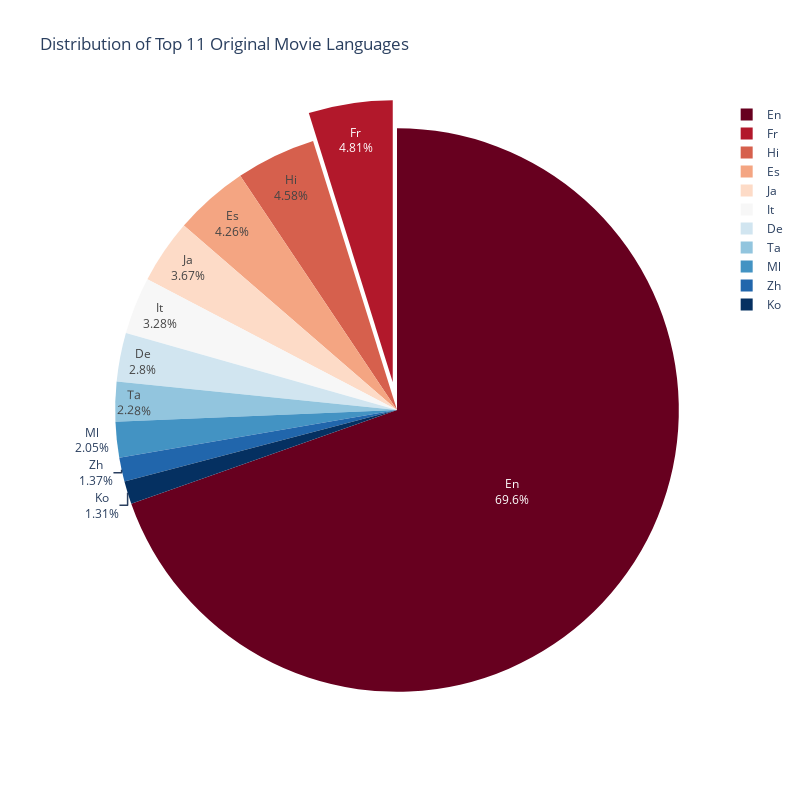

The notebook cell saved with this chart:
### Code cell
print(f'The proportion of movies for which genres are known: {round(len(df_movies["original_language"].dropna().astype(str).apply(lambda x: x.strip()))/len(df_movies["original_language"]),3)}')

plt.figure(figsize=(20, 20))
fig = px.pie(
    names=df_languages_exploded_filtered.value_counts().index, 
    values=df_languages_exploded_filtered.value_counts().values, 
    title=f"Distribution of Top {len(df_languages_exploded_filtered.value_counts())} Original Movie Languages",
    color_discrete_sequence=px.colors.sequential.RdBu
)
fig.update_layout(
    width=800,
    height=800
)
fig.update_traces(textinfo='percent+label', pull=[0, 0.1, 0, 0])
fig.show()

### Figure 1 — Plotly figure (JSON) as saved in the notebook; plotly's stock layout.template omitted (floating-point values rounded to 4 significant figures)
{"data": [{"domain": {"x": [0, 1], "y": [0, 1]}, "hovertemplate": "label=%{label}<br>value=%{value}<extra></extra>", "labels": ["En", "Fr", "Hi", "Es", "Ja", "It", "De", "Ta", "Ml", "Zh", "Ko"], "legendgroup": "", "name": "", "pull": [0, 0.1, 0, 0], "showlegend": true, "textinfo": "percent+label", "type": "pie", "values": [44372, 3068, 2918, 2715, 2340, 2088, 1784, 1451, 1305, 874, 837]}], "layout": {"height": 800, "legend": {"tracegroupgap": 0}, "piecolorway": ["rgb(103,0,31)", "rgb(178,24,43)", "rgb(214,96,77)", "rgb(244,165,130)", "rgb(253,219,199)", "rgb(247,247,247)", "rgb(209,229,240)", "rgb(146,197,222)", "rgb(67,147,195)", "rgb(33,102,172)", "rgb(5,48,97)"], "title": {"text": "Distribution of Top 11 Original Movie Languages"}, "width": 800}}
